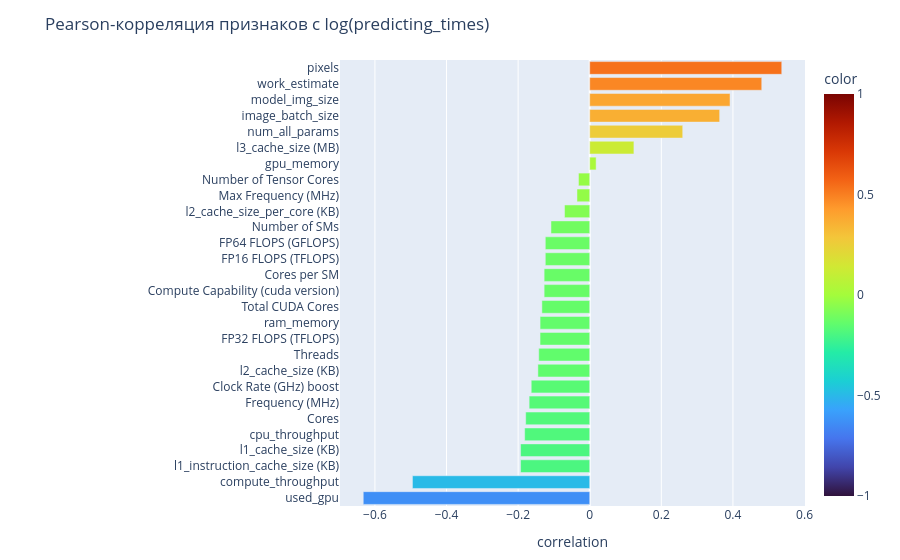

Notebook cell for this chart:
### Code cell
# Корреляция numeric-фич с log_time
num_cols = df.select_dtypes(include=[np.number]).columns.tolist()
num_cols = [c for c in num_cols if c not in ('predicting_times', 'log_time')]
corr = df[num_cols + ['log_time']].corr()['log_time'].drop('log_time').sort_values()

fig = px.bar(x=corr.values, y=corr.index, orientation='h',
             title='Pearson-корреляция признаков с log(predicting_times)',
             labels={'x': 'correlation', 'y': ''},
             color=corr.values, color_continuous_scale='Turbo',
             range_color=[-1, 1])
fig.update_layout(height=max(600, 30 * len(corr)),
                  margin=dict(l=340, r=40, t=60, b=40),
                  yaxis=dict(automargin=True, tickfont=dict(size=12)))
fig.show()

### Figure 1 — Plotly figure (JSON) as saved in the notebook; plotly's stock layout.template omitted (floating-point values rounded to 4 significant figures)
{"data": [{"alignmentgroup": "True", "hovertemplate": "correlation=%{x}<br>=%{y}<br>color=%{marker.color}<extra></extra>", "legendgroup": "", "marker": {"color": [-0.6326, -0.4952, -0.1932, -0.1932, -0.1817, -0.1788, -0.1693, -0.1634, -0.1448, -0.1424, -0.1388, -0.1386, -0.1336, -0.1273, -0.1273, -0.1241, -0.1241, -0.1082, -0.0704, -0.03557, -0.03139, 0.01791, 0.1235, 0.2598, 0.3629, 0.3919, 0.4805, 0.5364], "coloraxis": "coloraxis", "pattern": {"shape": ""}}, "name": "", "offsetgroup": "", "orientation": "h", "showlegend": false, "textposition": "auto", "type": "bar", "x": [-0.6326, -0.4952, -0.1932, -0.1932, -0.1817, -0.1788, -0.1693, -0.1634, -0.1448, -0.1424, -0.1388, -0.1386, -0.1336, -0.1273, -0.1273, -0.1241, -0.1241, -0.1082, -0.0704, -0.03557, -0.03139, 0.01791, 0.1235, 0.2598, 0.3629, 0.3919, 0.4805, 0.5364], "xaxis": "x", "y": ["used_gpu", "compute_throughput", "l1_instruction_cache_size (KB)", "l1_cache_size (KB)", "cpu_throughput", "Cores", "Frequency (MHz)", "Clock Rate (GHz) boost", "l2_cache_size (KB)", "Threads", "FP32 FLOPS (TFLOPS)", "ram_memory", "Total CUDA Cores", "Compute Capability (cuda version)", "Cores per SM", "FP16 FLOPS (TFLOPS)", "FP64 FLOPS (GFLOPS)", "Number of SMs", "l2_cache_size_per_core (KB)", "Max Frequency (MHz)", "Number of Tensor Cores", "gpu_memory", "l3_cache_size (MB)", "num_all_params", "image_batch_size", "model_img_size", "work_estimate", "pixels"], "yaxis": "y"}], "layout": {"autosize": true, "barmode": "relative", "coloraxis": {"cmax": 1, "cmin": -1, "colorbar": {"title": {"text": "color"}}, "colorscale": [[0, "#30123b"], [0.07143, "#4145ab"], [0.1429, "#4675ed"], [0.2143, "#39a2fc"], [0.2857, "#1bcfd4"], [0.3571, "#24eca6"], [0.4286, "#61fc6c"], [0.5, "#a4fc3b"], [0.5714, "#d1e834"], [0.6429, "#f3c63a"], [0.7143, "#fe9b2d"], [0.7857, "#f36315"], [0.8571, "#d93806"], [0.9286, "#b11901"], [1, "#7a0402"]]}, "legend": {"tracegroupgap": 0}, "margin": {"b": 40, "l": 340, "r": 40, "t": 60}, "title": {"text": "Pearson-корреляция признаков с log(predicting_times)"}, "xaxis": {"anchor": "y", "autorange": true, "domain": [0, 1], "range": [-0.6975, 0.6013], "title": {"text": "correlation"}, "type": "linear"}, "yaxis": {"anchor": "x", "automargin": true, "autorange": true, "domain": [0, 1], "range": [-0.5, 27.5], "tickfont": {"size": 12}, "title": {"text": ""}, "type": "category"}}}
